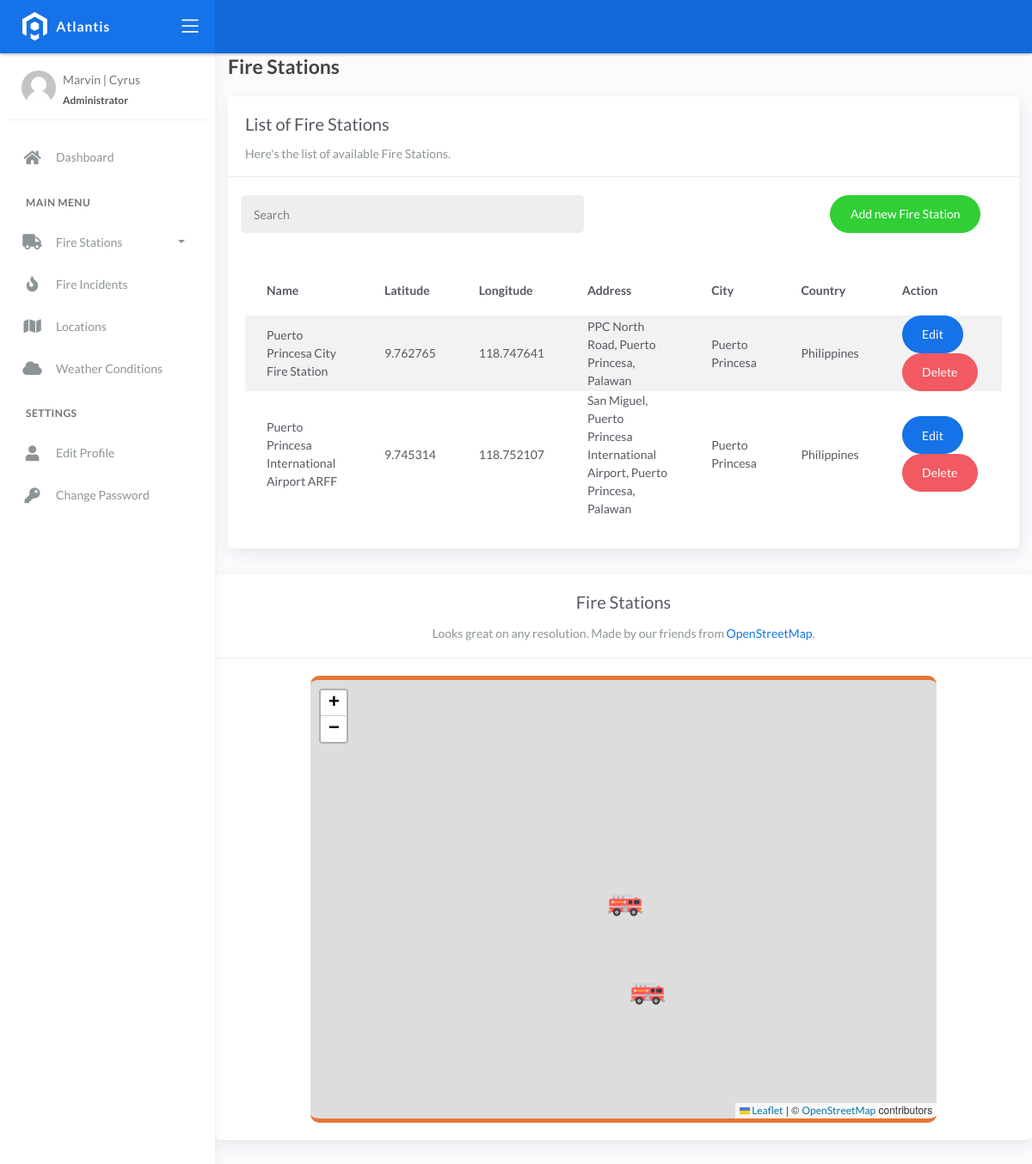
Before: /firestations/ with the older database file.
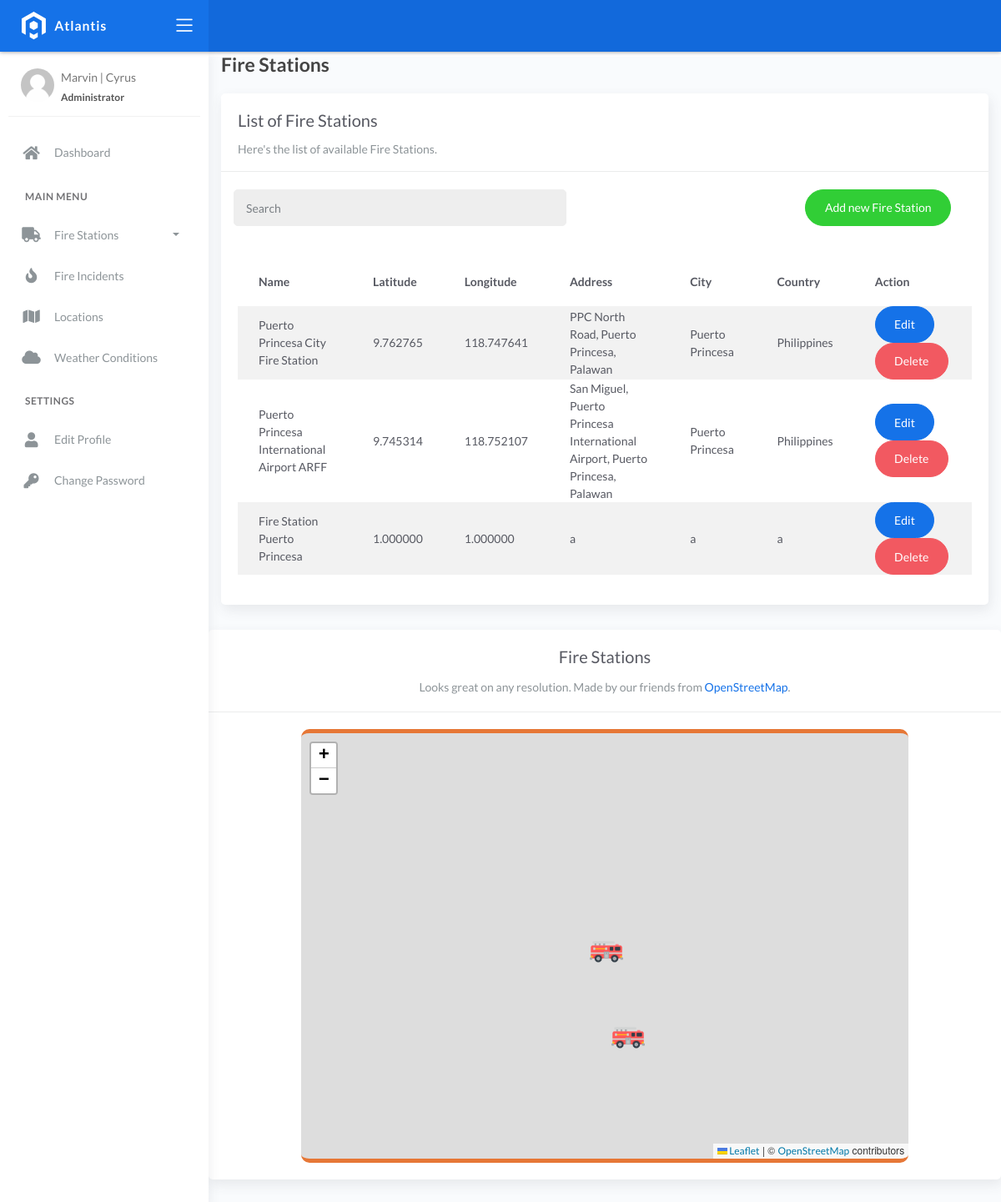
After: the same page with the newer database file.
### fire/models.py (models this page shows, shortened)
class BaseModel(models.Model):
    created_at = models.DateTimeField(auto_now_add=True, db_index=True)
    updated_at = models.DateTimeField(auto_now=True)
    class Meta:
        abstract = True

class FireStation(BaseModel):
    name = models.CharField(max_length=150)
    latitude = models.DecimalField(
        max_digits=22, decimal_places=6, null=True, blank=True)
    longitude = models.DecimalField(
        max_digits=22, decimal_places=6, null=True, blank=True)
    address = models.CharField(max_length=150)
    city = models.CharField(max_length=150)  # can be in separate table
    country = models.CharField(max_length=150)  # can be in separate table

### fire/views.py (the view)
# urls.py: path('firestations/', FireStationListView.as_view(), name='fire-stations'),
class FireStationListView(ListView):
    model = FireStation
    context_object_name = 'stations'
    template_name = 'firestationlist.html'
    paginate_by = 5
    def get_context_data(self, **kwargs):
        context = super().get_context_data(**kwargs)
        fireStations = FireStation.objects.values('name', 'latitude', 'longitude')
        for fs in fireStations:
            fs['latitude'] = float(fs['latitude'])
            fs['longitude'] = float(fs['longitude'])
        context['fireStations'] = list(fireStations)
        return context
    def get_queryset(self, *args, **kwargs):
        qs = super().get_queryset(*args, **kwargs)
        if self.request.GET.get("q") is not None:
            query = self.request.GET.get('q')
            qs = qs.filter(
                Q(name__icontains=query) | Q(address__icontains=query) | Q(city__icontains=query) | Q(country__icontains=query))
        return qs.order_by('id')

### templates/firestationlist.html (shortened to what this page needs)
{% extends 'base.html' %}
{% load static %}
{% block content %}
<link rel="stylesheet" href="https://unpkg.com/leaflet@1.7.1/dist/leaflet.css" />
  <div class="content">
    <div class="container-fluid">
      <h4 class="page-title">Fire Stations</h4>
      <div class="row">
        <div class="col-md-12">
          <div class="card">
            <div class="card-header">
              <div class="card-title">List of Fire Stations</div>
              <div class="card-category">Here's the list of available Fire Stations.</div>
            </div>
            <br />
                <div class="col-md-12 row">
                <div class="col-md-6">
                    <form class="navbar-left navbar-form nav-search mr-md-3" action="{% url 'fire-stations' %}">
                    <div class="input-group">
                        <input type="text" placeholder="Search" class="form-control" name="q" />
                        <div class="input-group-append">
                        <span class="input-group-text">
                        </span>
                        </div>
                    </div>
                    </form>
                </div>
                <div class="col-md-6">
                    <div class="pull-right">
                    <a href="{% url 'fire-stations-add' %}" class="btn btn-success btn-rounded">Add new Fire Station</a>
                    </div>
                </div>
                </div>
            <div class="card-body">
              <table class="table table-striped mt-3">
                <thead>
                  <tr>
                    <th scope="col">Name</th>
                    <th scope="col">Latitude</th>
                    <th scope="col">Longitude</th>
                    <th scope="col">Address</th>
                    <th scope="col">City</th>
                    <th scope="col">Country</th>
                    <th scope="col">Action</th>
                  </tr>
                </thead>
                <tbody>
                  {% for object in object_list %}
                    <tr>
                      <td>{{ object.name }}</td>
                      <td>{{ object.latitude }}</td>
                      <td>{{ object.longitude }}</td>
                      <td>{{ object.address }}</td>
                      <td>{{ object.city }}</td>
                      <td>{{ object.country }}</td>
                      <td>
                        <a href="{% url 'fire-stations-edit' object.pk %}" class="btn btn-primary btn-rounded">Edit</a>
                        <a href="{% url 'fire-stations-delete' object.pk %}" class="btn btn-danger btn-rounded">Delete</a>
                    </td>
                    </tr>
                    {% empty %}
                    <tr>
                      <td colspan="7" style="text-align: center">
                        <p class="text-sm font-weight-bold mb-0">No Records Found</p>
                      </td>
                    </tr>
                  {% endfor %}
                </tbody>
              </table>
            </div>
          </div>
        </div>
      </div>
    </div>
    <div class="row">
      <div class="col-md-12">
        <div class="card">
          <div class="card-header">
            <h4 class="card-title text-center">Fire Stations</h4>
            <p class="card-category text-center">Looks great on any resolution. Made by our friends from <a href="https://www.openstreetmap.org/copyright">OpenStreetMap</a>.</p>
          </div>
          <div class="card-body">
            <div class="col-md-10 ml-auto mr-auto">
              <div id="map" style="width: 100%; height: 65vh; border-radius: 10px; border-top: 5px solid rgb(230, 119, 54); border-bottom: 5px solid rgb(230, 119, 54);"></div>
            </div>
          </div>
        </div>
      </div>
    </div>
  </div>
{% endblock %}

Changed rows visible on the page:
added FireStation: name "Fire Station Puerto Princesa", latitude "1.000000", longitude "1.000000", address "a", city "a", country "a"
